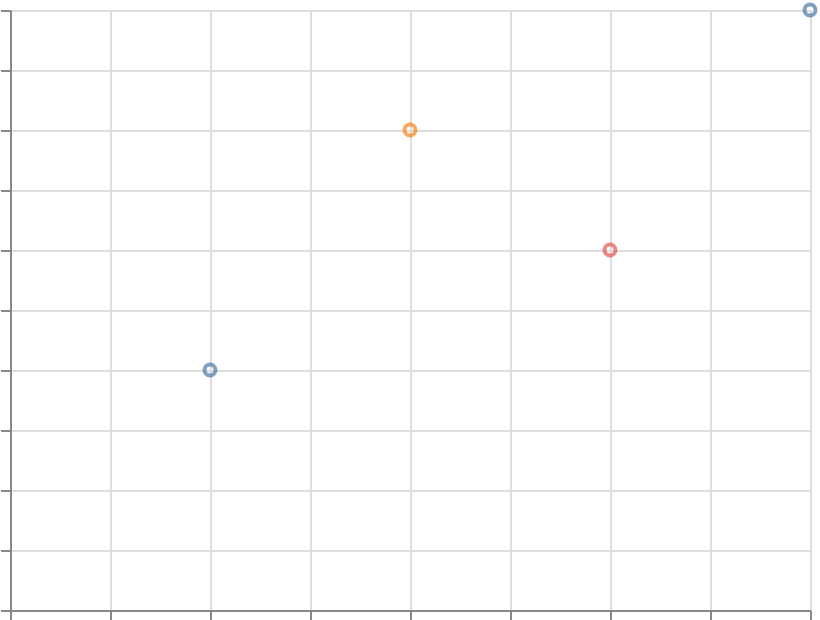

Express this chart as Vega-Lite.
### Vega-Lite specification from a JSON file in a GitHub repository (floating-point values rounded to 4 significant figures)
{"$schema": "https://vega.github.io/schema/vega-lite/v6.json", "width": 400, "height": 300, "padding": 5, "autosize": "none", "data": {"name": "table", "values": [{"x": 1, "y": 2, "cat": "A"}, {"x": 2, "y": 4, "cat": "B"}, {"x": 3, "y": 3, "cat": "C"}, {"x": 4, "y": 5, "cat": "A"}]}, "mark": "point", "encoding": {"x": {"field": "x", "type": "quantitative"}, "y": {"field": "y", "type": "quantitative"}, "color": {"field": "cat", "type": "nominal"}}}
